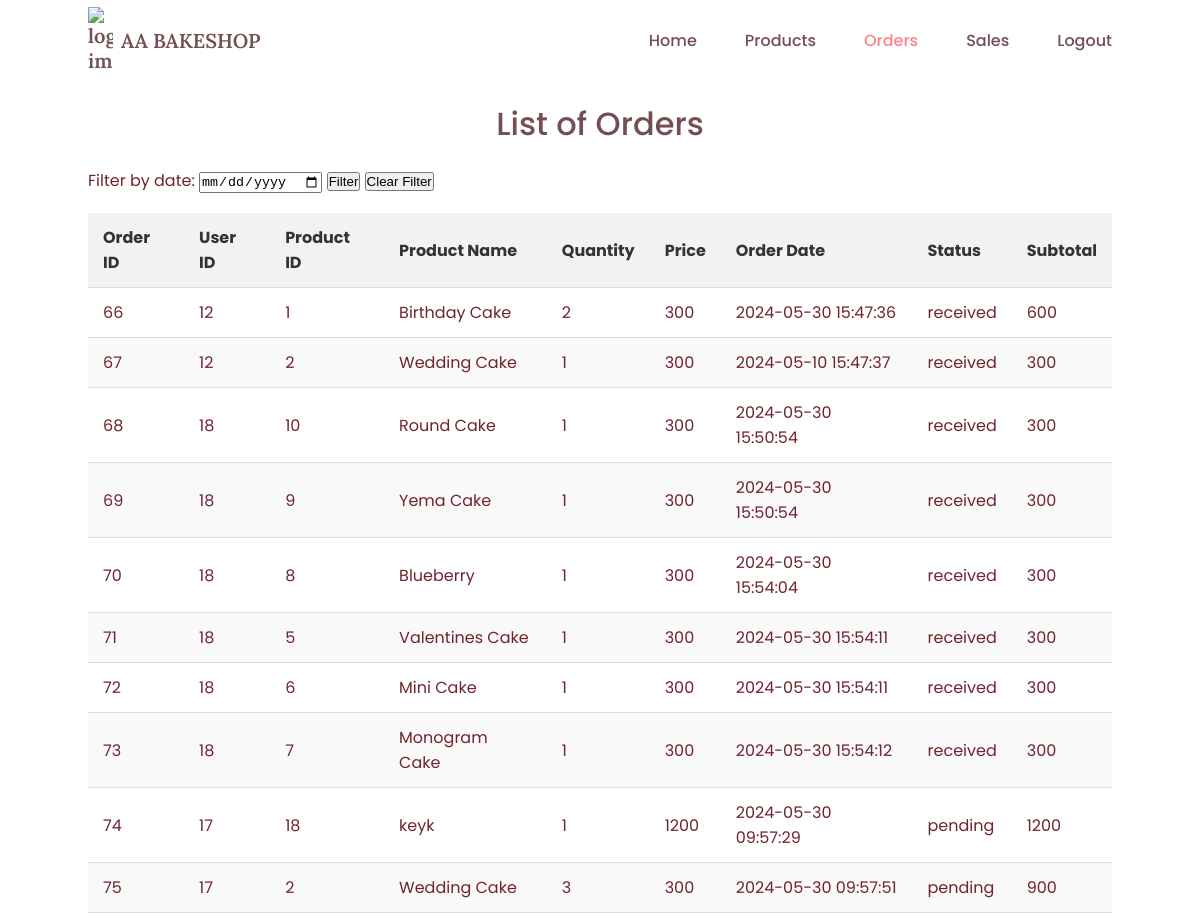
The app's page /admin/order.php with its own data.
### tables this page shows
CREATE TABLE `orders` (
  `order_id` int(11) NOT NULL,
  `user_id` int(11) NOT NULL,
  `session_id` varchar(255) NOT NULL,
  `product_id` int(255) NOT NULL,
  `product_name` varchar(255) NOT NULL,
  `quantity` int(255) NOT NULL,
  `price` int(255) NOT NULL,
  `order_date` timestamp NOT NULL DEFAULT current_timestamp() ON UPDATE current_timestamp(),
  `subtotal` int(255) NOT NULL,
  `status` varchar(255) DEFAULT 'pending',
  `tracking_number` varchar(16) NOT NULL
);

CREATE TABLE `products` (
  `product_id` int(11) NOT NULL,
  `product_name` varchar(255) NOT NULL,
  `Description` varchar(255) NOT NULL,
  `category_id` varchar(255) NOT NULL,
  `size_id` varchar(255) NOT NULL,
  `stock` varchar(255) NOT NULL,
  `price` varchar(255) NOT NULL,
  `status` varchar(255) NOT NULL,
  `product_image` varchar(255) NOT NULL
);

### admin/order.php (the view, shortened to what this page needs)
<!DOCTYPE html>
<html lang="en">
<head>
    <link href="https://cdn.jsdelivr.net/npm/remixicon@2.5.0/fonts/remixicon.css" rel="stylesheet">
    <link rel="stylesheet" href="../css/styles.css">
</head>
<body>
    <header class="header" id="header">
        <nav class="nav container">
            <a href="#" class="nav_logo">
                <img src="../assets/img/cake_logo.png" alt="logo image">
                AA BAKESHOP
            </a>
            <div class="nav_menu" id="nav-menu">
                <ul class="nav_list">
                    <li class="nav_item">
                        <a href="index.php" class="nav_link">Home</a>
                    </li>
                    <li class="nav_item">
                        <a href="products.php" class="nav_link">Products</a>
                    </li>
                    <li class="nav_item">
                        <a href="order.php" class="nav_link active-link">Orders</a>
                    </li>
                    <li class="nav_item">
                        <a href="sales.php" class="nav_link">Sales</a>
                    </li>
                </ul>
            </div>
            <a href="admin_logout.php" class="nav_link">Logout</a>
        </nav>
    </header>
    <div class="container">
        <h1>List of Orders</h1>
        <form method="GET" action="">
            <label for="filter-date">Filter by date:</label>
            <input type="date" name="filter_date" id="filter-date" required>
            <button type="submit">Filter</button>
            <button type="button" onclick="window.location.href='order.php'">Clear Filter</button>
        </form>
        <table>
            <thead>
                <tr>
                    <th>Order ID</th>
                    <th>User ID</th>
                    <th>Product ID</th>
                    <th>Product Name</th>
                    <th>Quantity</th>
                    <th>Price</th>
                    <th>Order Date</th>
                    <th>Status</th>
                    <th>Subtotal</th>
                </tr>
            </thead>
            <tbody>
                <?php
                include_once '../db_connection.php';
                $sql = "SELECT o.order_id, o.user_id, o.product_id, p.product_name, o.quantity, o.price, o.order_date, (o.quantity * o.price) as subtotal, o.status
                        FROM orders o
                        JOIN products p ON o.product_id = p.product_id";
                $result = $conn->query($sql);
                if ($result->num_rows > 0) {
                    while($row = $result->fetch_assoc()) {
                        echo "<tr>";
                        echo "<td>".$row["order_id"]."</td>";
                        echo "<td>".$row["user_id"]."</td>";
                        echo "<td>".$row["product_id"]."</td>";
                        echo "<td>".$row["product_name"]."</td>";
                        echo "<td>".$row["quantity"]."</td>";
                        echo "<td>".$row["price"]."</td>";
                        echo "<td>".$row["order_date"]."</td>";
                        echo "<td>".$row["status"]."</td>";
                        echo "<td>".$row["subtotal"]."</td>";
                        echo "</tr>";
                    }
                } else {
                    echo "<tr><td colspan='9'>No orders found</td></tr>";
                }
                ?>
            </tbody>
        </table>
    </div>
</body>
</html>

### css/styles.css (style rules this page uses)
:root { --header-height: 3.5rem; --first-color: hsl(354, 100%, 96%); --first-color-alt: hsl(354, 100%, 94%); --title-color: hsl(354, 19%, 38%); --text-color: hsl(354, 51%, 29%); --text-color-light: hsl(354, 70%, 36%); --body-color: hsl(0, 0%, 100%); --container-color: hsl(0, 0%, 100%); --btn-color: hsl(354,100%,75%); --body-font: "Poppins", sans-serif; --title-font: "Lora", serif; --subtitle-font: "Dancing Script", cursive; --biggest-font-size: 2.25rem; --h1-font-size: 1.5rem; --h2-font-size: 1.25rem; --h3-font-size: 1rem; --normal-font-size: .938rem; --small-font-size: .813rem; --smaller-font-size: .75rem; --font-medium: 500; --font-semi-bold: 600; --z-tooltip: 10; --z-fixed: 100; }
@media screen and (min-width: 1024px) { :root { --biggest-font-size: 4rem; --h1-font-size: 2.25rem; --h2-font-size: 1.5rem; --h3-font-size: 1.25rem; --normal-font-size: 1rem; --small-font-size: .875rem; --smaller-font-size: .813rem; } }
* { box-sizing: border-box; padding: 0; margin: 0; }
html { scroll-behavior: smooth; }
body { font-family: var(--body-font); font-size: var(--normal-font-size); background-color: var(--body-color); color: var(--text-color); transition: background 0.4s; }
h1, h2, h3 { color: var(--title-color); font-weight: var(--font-medium); }
ul { list-style: none; }
a { text-decoration: none; }
img { max-width: 100%; height: auto; }
.container { max-width: 1024px; margin-inline: 1.5rem; }
.active-link { color: var(--first-color); }
.header { position: fixed; width: 100%; background-color: var(--body-color); top: 0; left: 0; z-index: var(--z-fixed); transition: box-shadow .3s, background .4s; }
.nav { position: relative; height: var(--header-height); display: flex; justify-content: space-between; align-items: center; }
.nav_logo, .nav_toggle, .nav_close { display: flex; color: var(--title-color); }
.nav_logo { align-items: center; column-gap: .5rem; font-family: var(--title-font); font-size: var(--h3-font-size); font-weight: var(--font-semi-bold); transition: color .3s; }
.nav_logo img { width: 25px; }
.nav_list { display: flex; flex-direction: column; text-align: center; row-gap: 2rem; }
.nav_link { color: var(--title-color); font-weight: var(--font-medium); transition: color .4s; }
.active-link { color: var(--btn-color); }
@media screen and (min-width: 767px) { .nav { column-gap: 3rem; } }
@media screen and (min-width: 767px) { .nav_list { flex-direction: row; column-gap: 3rem; } }
@media screen and (min-width: 767px) { .nav_menu { margin-left: auto; } }
@media screen and (min-width: 1024px) { .nav { height: calc(var(--header-height) + 1.5rem); } }
@media screen and (min-width: 1064px) { .container { margin-inline: auto; } }

### admin/order.php (style rules this page uses)
table { width: 100%; border-collapse: collapse; margin-top: 20px; }
th, td { padding: 12px 15px; text-align: left; border-bottom: 1px solid #ddd; }
th { background-color: #f2f2f2; font-weight: bold; color: #333; }
tr:nth-child(even) { background-color: #f9f9f9; }
h1 { text-align: center; margin-top: 100px; margin-bottom: 20px; }

### records on screen
orders: order_id "66", user "12", product "1", product.product_name "Birthday Cake", quantity "2", price "300", order_date "2024-05-30 15:47:36", status "received", subtotal "600"
orders: order_id "67", user "12", product "2", product.product_name "Wedding Cake", quantity "1", price "300", order_date "2024-05-10 15:47:37", status "received", subtotal "300"
orders: order_id "68", user "18", product "10", product.product_name "Round Cake", quantity "1", price "300", order_date "2024-05-30 15:50:54", status "received", subtotal "300"
orders: order_id "69", user "18", product "9", product.product_name "Yema Cake", quantity "1", price "300", order_date "2024-05-30 15:50:54", status "received", subtotal "300"
orders: order_id "70", user "18", product "8", product.product_name "Blueberry", quantity "1", price "300", order_date "2024-05-30 15:54:04", status "received", subtotal "300"
orders: order_id "71", user "18", product "5", product.product_name "Valentines Cake", quantity "1", price "300", order_date "2024-05-30 15:54:11", status "received", subtotal "300"
orders: order_id "72", user "18", product "6", product.product_name "Mini Cake", quantity "1", price "300", order_date "2024-05-30 15:54:11", status "received", subtotal "300"
orders: order_id "73", user "18", product "7", product.product_name "Monogram Cake", quantity "1", price "300", order_date "2024-05-30 15:54:12", status "received", subtotal "300"
orders: order_id "74", user "17", product "18", product.product_name "keyk", quantity "1", price "1200", order_date "2024-05-30 09:57:29", status "pending", subtotal "1200"
orders: order_id "75", user "17", product "2", product.product_name "Wedding Cake", quantity "3", price "300", order_date "2024-05-30 09:57:51", status "pending", subtotal "900"
